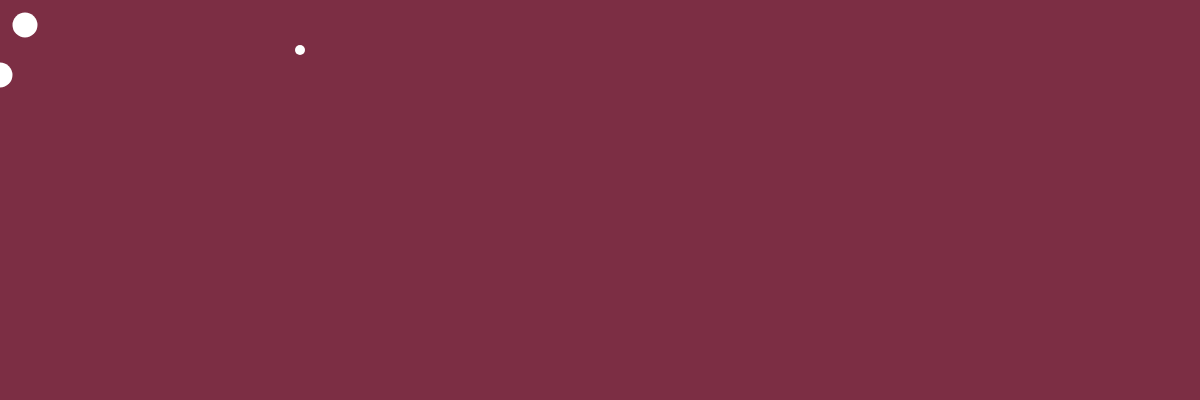
Frame 1 (no input)
Frame 60 (no input): identical to frame 1, image omitted
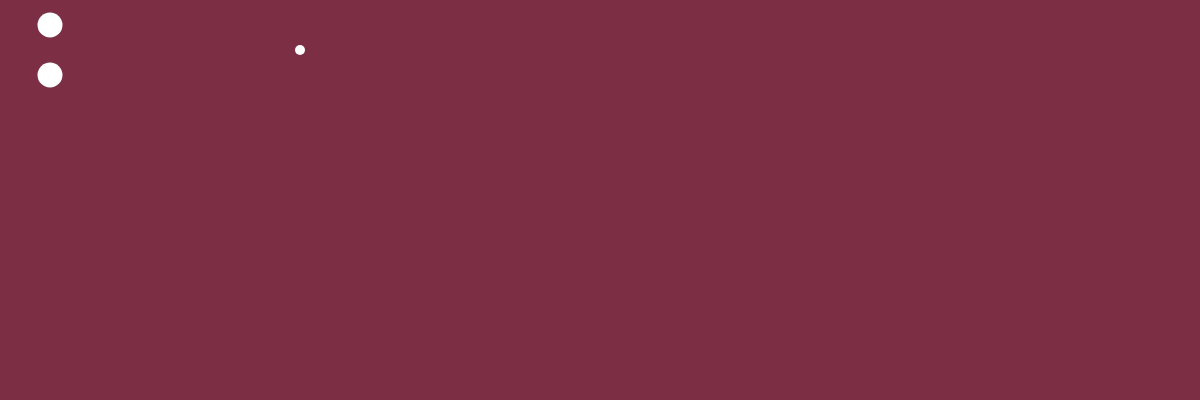
Frame 120 (the mouse pressed at the canvas centre since frame 60)

The p5.js sketch that drew these frames (run headless with seeded random() and noise() and a simulated clock; from frame 60 on, the mouse is pressed at the canvas centre):

// p5.js sketch
// ── sketch.js

var r = 124;
var g = 46;
var b=68;


function setup(){
noStroke();
  createCanvas(1200,400);
}


function draw(){
  background(r,g,b);
  let value = 25;
  let m = map(value, 0, 100, 0, width);
  ellipse(m, 50, 10, 10);

  let x1 = map(mouseX, 0, width, 25, 75);
  ellipse(x1, 25, 25, 25);
  let x2 = map(mouseX, 0, width, 0, 100, true);
  ellipse(x2, 75, 25, 25);

}
